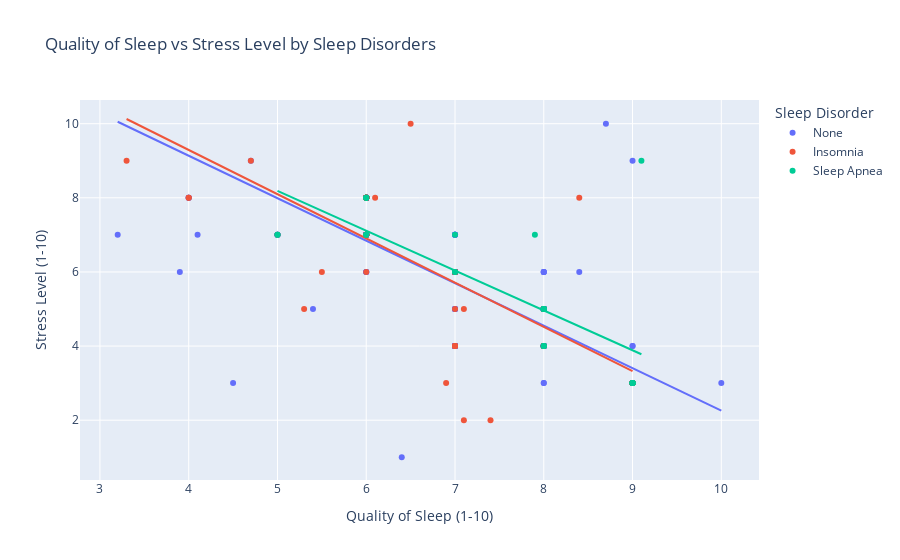

The code cell stored with this chart in its notebook:
### Markdown cell above
This bar shows the average sleep durating across different occupations. Office workers have the highest average sleep duration (9.26 hours) among the studied occupations; this can be due to the sendentary lifestyle and predictable work schedules, allowing more consistent sleep schedules. On the other hand, the sales representative has the lowest average sleep duration (5.9 hours). This is likley due to high-stress nature of the role, having to fill out a certain quota in a tight timeframe, causing inconsistent sleep schedules.

### Code cell
disorder = sh[['Quality of Sleep', 'Stress Level', 'Sleep Disorder']]
fig2 = px.scatter(disorder, x='Quality of Sleep', y='Stress Level', color='Sleep Disorder', 
                  trendline='ols', title='Quality of Sleep vs Stress Level by Sleep Disorders',
                  labels={'Quality of Sleep': 'Quality of Sleep (1-10)', 'Stress Level': 'Stress Level (1-10)'})
fig2.show()

### Figure 1 — Plotly figure (JSON) as saved in the notebook; plotly's stock layout.template omitted (floating-point values rounded to 4 significant figures; data arrays with more than 128 entries replaced by an {"elided": "..."} marker saying what was removed)
{"data": [{"hovertemplate": "Sleep Disorder=None<br>Quality of Sleep (1-10)=%{x}<br>Stress Level (1-10)=%{y}<extra></extra>", "legendgroup": "None", "marker": {"color": "#636efa", "symbol": "circle"}, "mode": "markers", "name": "None", "orientation": "v", "showlegend": true, "type": "scatter", "x": {"elided": "290 float values"}, "xaxis": "x", "y": {"elided": "290 int values"}, "yaxis": "y"}, {"hovertemplate": "<b>OLS trendline</b><br>Stress Level = -1.14627 * Quality of Sleep + 13.7207<br>R<sup>2</sup>=0.631199<br><br>Sleep Disorder=None<br>Quality of Sleep (1-10)=%{x}<br>Stress Level (1-10)=%{y} <b>(trend)</b><extra></extra>", "legendgroup": "None", "marker": {"color": "#636efa", "symbol": "circle"}, "mode": "lines", "name": "None", "showlegend": false, "type": "scatter", "x": {"elided": "290 float values"}, "xaxis": "x", "y": {"elided": "290 float values"}, "yaxis": "y"}, {"hovertemplate": "Sleep Disorder=Insomnia<br>Quality of Sleep (1-10)=%{x}<br>Stress Level (1-10)=%{y}<extra></extra>", "legendgroup": "Insomnia", "marker": {"color": "#EF553B", "symbol": "circle"}, "mode": "markers", "name": "Insomnia", "orientation": "v", "showlegend": true, "type": "scatter", "x": [4, 7, 7, 7, 7, 7, 5, 7, 6, 7, 6, 6, 6, 6, 6, 6, 6, 6, 6, 4, 8, 7, 8, 8, 8, 8, 8, 8, 8, 8, 8, 8, 8, 7, 8, 6, 6, 6, 7, 6, 6, 6, 8, 8, 8, 8, 7, 7, 7, 6, 7, 7, 6, 6, 6, 6, 6, 6, 6, 9, 9, 9, 9, 9, 9, 9, 9, 9, 5.3, 3.3, 8.4, 7.1, 7.4, 5.5, 7.1, 6.9, 4.7, 6.1, 6.5], "xaxis": "x", "y": [8, 6, 6, 6, 6, 6, 7, 6, 8, 6, 8, 8, 8, 6, 8, 8, 8, 8, 8, 8, 5, 5, 4, 4, 4, 4, 5, 4, 5, 4, 5, 5, 5, 6, 5, 7, 7, 7, 4, 7, 7, 7, 5, 5, 5, 5, 4, 4, 4, 7, 4, 6, 8, 8, 8, 8, 8, 8, 8, 3, 3, 3, 3, 3, 3, 3, 3, 3, 5, 9, 8, 5, 2, 6, 2, 3, 9, 8, 10], "yaxis": "y"}, {"hovertemplate": "<b>OLS trendline</b><br>Stress Level = -1.19327 * Quality of Sleep + 14.0642<br>R<sup>2</sup>=0.600126<br><br>Sleep Disorder=Insomnia<br>Quality of Sleep (1-10)=%{x}<br>Stress Level (1-10)=%{y} <b>(trend)</b><extra></extra>", "legendgroup": "Insomnia", "marker": {"color": "#EF553B", "symbol": "circle"}, "mode": "lines", "name": "Insomnia", "showlegend": false, "type": "scatter", "x": [3.3, 4, 4, 4.7, 5, 5.3, 5.5, 6, 6, 6, 6, 6, 6, 6, 6, 6, 6, 6, 6, 6, 6, 6, 6, 6, 6, 6, 6, 6, 6, 6, 6, 6.1, 6.5, 6.9, 7, 7, 7, 7, 7, 7, 7, 7, 7, 7, 7, 7, 7, 7, 7, 7.1, 7.1, 7.4, 8, 8, 8, 8, 8, 8, 8, 8, 8, 8, 8, 8, 8, 8, 8, 8, 8, 8.4, 9, 9, 9, 9, 9, 9, 9, 9, 9], "xaxis": "x", "y": [10.13, 9.291, 9.291, 8.456, 8.098, 7.74, 7.501, 6.905, 6.905, 6.905, 6.905, 6.905, 6.905, 6.905, 6.905, 6.905, 6.905, 6.905, 6.905, 6.905, 6.905, 6.905, 6.905, 6.905, 6.905, 6.905, 6.905, 6.905, 6.905, 6.905, 6.905, 6.785, 6.308, 5.831, 5.711, 5.711, 5.711, 5.711, 5.711, 5.711, 5.711, 5.711, 5.711, 5.711, 5.711, 5.711, 5.711, 5.711, 5.711, 5.592, 5.592, 5.234, 4.518, 4.518, 4.518, 4.518, 4.518, 4.518, 4.518, 4.518, 4.518, 4.518, 4.518, 4.518, 4.518, 4.518, 4.518, 4.518, 4.518, 4.041, 3.325, 3.325, 3.325, 3.325, 3.325, 3.325, 3.325, 3.325, 3.325], "yaxis": "y"}, {"hovertemplate": "Sleep Disorder=Sleep Apnea<br>Quality of Sleep (1-10)=%{x}<br>Stress Level (1-10)=%{y}<extra></extra>", "legendgroup": "Sleep Apnea", "marker": {"color": "#00cc96", "symbol": "circle"}, "mode": "markers", "name": "Sleep Apnea", "orientation": "v", "showlegend": true, "type": "scatter", "x": [7, 6, 5, 8, 7, 6, 8, 5, 8, 8, 8, 8, 9, 8, 8, 8, 8, 8, 6, 6, 6, 6, 6, 7, 9, 9, 9, 9, 9, 7.9, 9.1], "xaxis": "x", "y": [6, 8, 7, 4, 6, 8, 4, 7, 4, 4, 5, 5, 3, 5, 5, 5, 5, 5, 7, 7, 7, 8, 8, 7, 3, 3, 3, 3, 3, 7, 9], "yaxis": "y"}, {"hovertemplate": "<b>OLS trendline</b><br>Stress Level = -1.07464 * Quality of Sleep + 13.5586<br>R<sup>2</sup>=0.544408<br><br>Sleep Disorder=Sleep Apnea<br>Quality of Sleep (1-10)=%{x}<br>Stress Level (1-10)=%{y} <b>(trend)</b><extra></extra>", "legendgroup": "Sleep Apnea", "marker": {"color": "#00cc96", "symbol": "circle"}, "mode": "lines", "name": "Sleep Apnea", "showlegend": false, "type": "scatter", "x": [5, 5, 6, 6, 6, 6, 6, 6, 6, 7, 7, 7, 7.9, 8, 8, 8, 8, 8, 8, 8, 8, 8, 8, 8, 9, 9, 9, 9, 9, 9, 9.1], "xaxis": "x", "y": [8.185, 8.185, 7.111, 7.111, 7.111, 7.111, 7.111, 7.111, 7.111, 6.036, 6.036, 6.036, 5.069, 4.961, 4.961, 4.961, 4.961, 4.961, 4.961, 4.961, 4.961, 4.961, 4.961, 4.961, 3.887, 3.887, 3.887, 3.887, 3.887, 3.887, 3.779], "yaxis": "y"}], "layout": {"legend": {"title": {"text": "Sleep Disorder"}, "tracegroupgap": 0}, "title": {"text": "Quality of Sleep vs Stress Level by Sleep Disorders"}, "xaxis": {"anchor": "y", "domain": [0, 1], "title": {"text": "Quality of Sleep (1-10)"}}, "yaxis": {"anchor": "x", "domain": [0, 1], "title": {"text": "Stress Level (1-10)"}}}}
